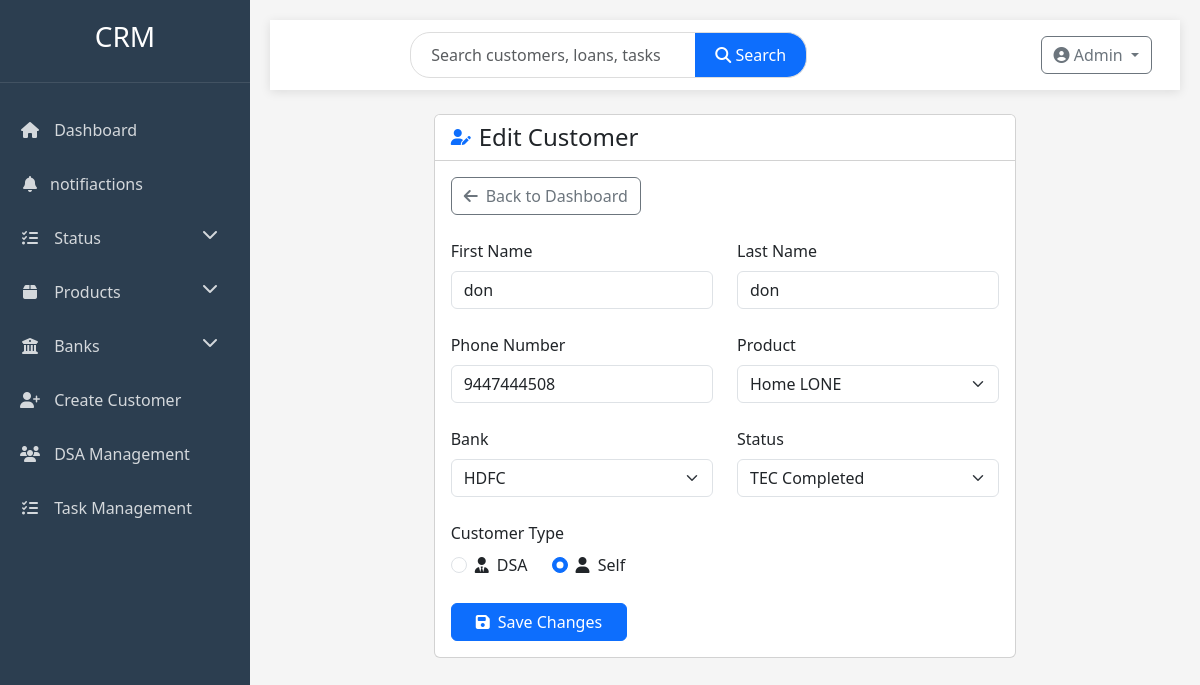
The app's page /customers/edit/3, older data.
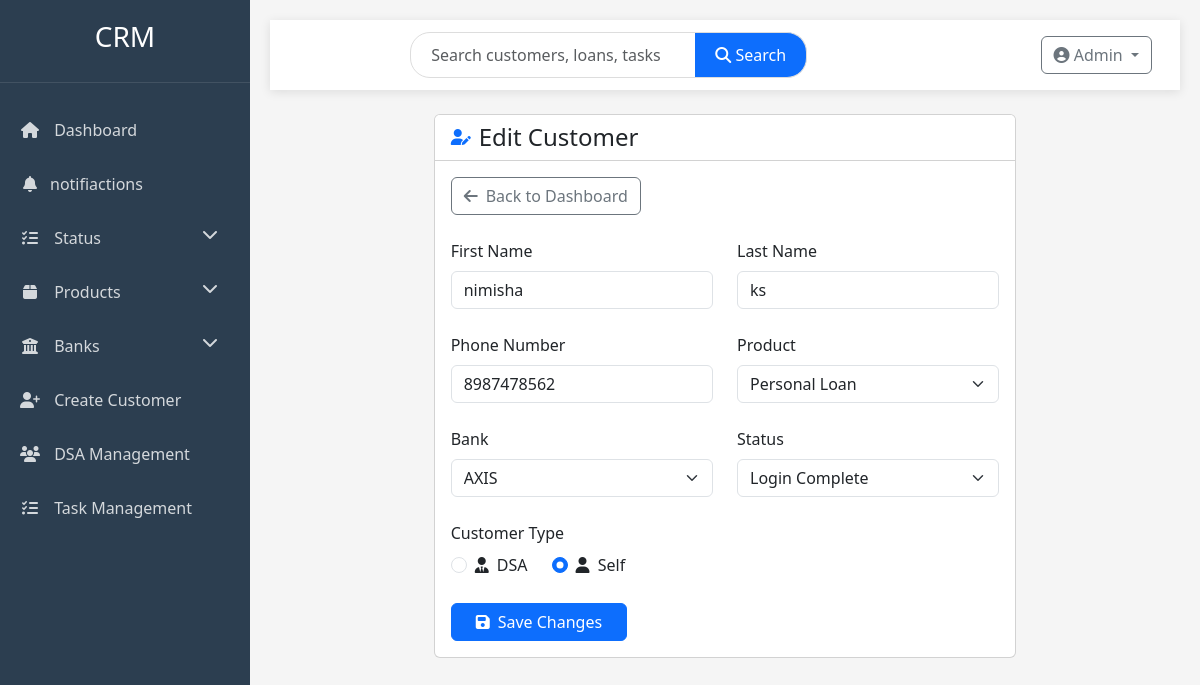
The same page, newer data.
### profiles/models.py (models this page shows, shortened)
class Customer(models.Model):
    f_name = models.CharField(max_length=50)
    l_name = models.CharField(max_length=50)
    phone_num = models.IntegerField()
    product = models.CharField(choices=PRODUCT_CHOICE, max_length=20)
    bank = models.CharField(choices=BANK_CHOICE, max_length=20)
    status = models.CharField(choices=STATUS_CHOICES, max_length=20)
    type = models.CharField(choices=TYPE_CHOICES, max_length=4)
    dsa = models.ForeignKey(DSA, on_delete=models.SET_NULL, null=True, blank=True)
    created_date = models.DateField(auto_now_add=True)

### profiles/views.py (the view, shortened to what this page needs)
# urls.py: path('customers/edit/<int:pk>', views.edit_customer, name='edit'),
def edit_customer(request, pk):
    customer = get_object_or_404(Customer, pk=pk)
    context = {
        'customer': customer,
        'bank_choices': BANK_CHOICE,
        'product_choices': PRODUCT_CHOICE,
        'status_choices': STATUS_CHOICES,
        'type_choices': TYPE_CHOICES,
    }
    return render(request, 'edit.html', context)

### templates/edit.html (shortened to what the changed rows need)
{% extends "base.html" %}
{% block content %}
<div class="row animate-fade">
    <div class="col-lg-8 mx-auto">
        <div class="card">
            <div class="card-body">
                <form method="post" action="{% url 'edit' customer.pk %}" class="needs-validation" novalidate>
                    <div class="row g-4">
                        <div class="col-md-6">
                            <div class="form-group">
                                <label for="f_name" class="form-label">First Name</label>
                                <input type="text" class="form-control" id="f_name" name="f_name" value="{{ customer.f_name }}" required>
                            </div>
                        </div>
                        <div class="col-md-6">
                            <div class="form-group">
                                <label for="l_name" class="form-label">Last Name</label>
                                <input type="text" class="form-control" id="l_name" name="l_name" value="{{ customer.l_name }}" required>
                            </div>
                        </div>
                        <div class="col-md-6">
                            <div class="form-group">
                                <label for="phone_num" class="form-label">Phone Number</label>
                                <input type="text" class="form-control" id="phone_num" name="phone_num" value="{{ customer.phone_num }}" required>
                            </div>
                        </div>
                        <div class="col-md-6">
                            <div class="form-group">
                                <label for="product" class="form-label">Product</label>
                                <select class="form-select" id="product" name="product" required>
                                    {% for code, name in product_choices %}
                                        <option value="{{ code }}" {% if customer.product == code %}selected{% endif %}>{{ name }}</option>
                                    {% endfor %}
                                </select>
                            </div>
                        </div>
                        <div class="col-md-6">
                            <div class="form-group">
                                <label for="bank" class="form-label">Bank</label>
                                <select class="form-select" id="bank" name="bank" required>
                                    {% for code, name in bank_choices %}
                                        <option value="{{ code }}" {% if customer.bank == code %}selected{% endif %}>{{ name }}</option>
                                    {% endfor %}
                                </select>
                            </div>
                        </div>
                        <div class="col-md-6">
                            <div class="form-group">
                                <label for="status" class="form-label">Status</label>
                                <select class="form-select" id="status" name="status" required>
                                    {% for code, name in status_choices %}
                                        <option value="{{ code }}" {% if customer.status == code %}selected{% endif %}>{{ name }}</option>
                                    {% endfor %}
                                </select>
                            </div>
                        </div>
                        <div class="col-12">
                            <div class="d-flex gap-4">
                                {% for code, name in type_choices %}
                                <div class="form-check">
                                    <input class="form-check-input" type="radio" name="type" id="type_{{ code }}" value="{{ code }}"
                                        {% if customer.type == code %}checked{% endif %}>
                                    <label class="form-check-label" for="type_{{ code }}">
                                        <i class="fas {% if code == 'DSA' %}fa-user-tie{% else %}fa-user{% endif %} me-1"></i> {{ name }}
                                    </label>
                                </div>
                                {% endfor %}
                            </div>
                        </div>
                    </div>
                </form>
            </div>
        </div>
    </div>
</div>
{% endblock %}

Row changes from the older to the newer data that the page shows:
changed Customer "☐ DSA": f_name "don" → "nimisha"; l_name "don" → "ks"; phone_num "9447444508" → "8987478562"; product "Home LONE" → "Personal Loan"; bank "HDFC" → "AXIS"; status "TEC Completed" → "Login Complete"
